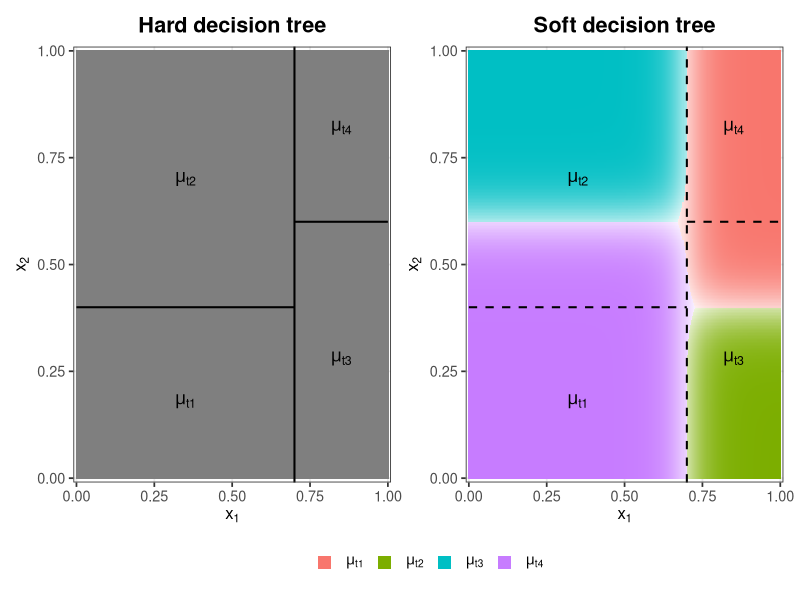
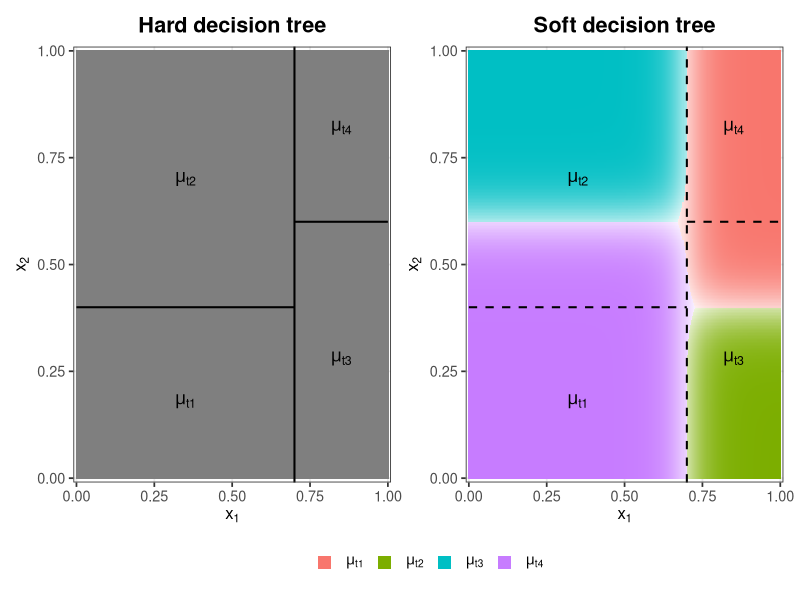

Here is the R script that generated these plots, in order:
# ============================================================
#  Replication of Figure 3 in Linero (2022)
#  "SoftBart: Soft Bayesian Additive Regression Trees"
#  arXiv:2210.16375
#
#  Hard vs. Soft decision tree on [0,1]^2
#  - Same 4 colours in both panels
#  - Soft panel: per-leaf gradient white (phi~0) -> full colour (phi~1)
#
#  Required: ggplot2, dplyr, patchwork
# ============================================================

library(ggplot2)
library(dplyr)
library(patchwork)

# ── Logistic soft split ───────────────────────────────────────
psi <- function(x, C, tau) 1 / (1 + exp(-(x - C) / tau))

# ── Tree structure ────────────────────────────────────────────
# b1: split x1 at C1=0.7  (root)
# b2: split x2 at C2=0.4  (left  child of b1)
# b3: split x2 at C3=0.6  (right child of b1)
# Leaves:  mu1 (LL), mu2 (LR), mu3 (RL), mu4 (RR)
C1  <- 0.7
C2  <- 0.4
C3  <- 0.6
tau <- 0.04    # bandwidth — decrease for sharper, increase for smoother

# ── Leaf colours (same in BOTH panels) ───────────────────────
col <- c("1" = "#F8766D",   # mu_t1  red/salmon
				 "2" = "#7CAE00",   # mu_t2  green
				 "3" = "#00BFC4",   # mu_t3  teal
				 "4" = "#C77CFF")   # mu_t4  purple

# Blend hex colour with white; w=0 -> white, w=1 -> full colour
blend_white <- function(hex, w) {
	r0 <- col2rgb(hex)
	r  <- round((1 - w) * 255 + w * r0[1])
	g  <- round((1 - w) * 255 + w * r0[2])
	b  <- round((1 - w) * 255 + w * r0[3])
	rgb(r, g, b, maxColorValue = 255)
}

# ── Grid ──────────────────────────────────────────────────────
n <- 300
grid <- expand.grid(x1 = seq(0, 1, length.out = n),
										x2 = seq(0, 1, length.out = n))

# ── HARD leaf assignment ──────────────────────────────────────
hard <- grid %>%
	mutate(
		leaf = case_when(
			x1 <= C1 & x2 <= C2 ~ "1",
			x1 <= C1 & x2 >  C2 ~ "2",
			x1 >  C1 & x2 <= C3 ~ "3",
			TRUE                 ~ "4"
		),
		hex = col[leaf]        # same colour, full saturation everywhere
	)

# ── SOFT leaf membership probabilities ────────────────────────
soft <- grid %>%
	mutate(
		L1   = psi(x1, C1, tau),  R1 = 1 - L1,
		L2   = psi(x2, C2, tau),  R2 = 1 - L2,
		L3   = psi(x2, C3, tau),  R3 = 1 - L3,
		phi1 = L1 * L2,
		phi2 = L1 * R2,
		phi3 = R1 * L3,
		phi4 = R1 * R3,
		# dominant leaf
		leaf = case_when(
			phi1 >= pmax(phi2, phi3, phi4) ~ "1",
			phi2 >= pmax(phi1, phi3, phi4) ~ "2",
			phi3 >= pmax(phi1, phi2, phi4) ~ "3",
			TRUE                           ~ "4"
		),
		# phi of the dominant leaf
		phi_dom = case_when(
			leaf == "1" ~ phi1,
			leaf == "2" ~ phi2,
			leaf == "3" ~ phi3,
			TRUE        ~ phi4
		),
		# rescale phi_dom to a blend weight in [0,1]
		# phi_dom ~ 0.25 (near triple boundary) -> white
		# phi_dom ~ 1.0  (deep in leaf)          -> full colour
		w = pmin(1, pmax(0, (phi_dom - 0.25) / 0.75)),
		# per-point blended colour
		hex = mapply(function(lf, wt) blend_white(col[lf], wt),
								 leaf, w)
	)

# ── Shared elements ───────────────────────────────────────────
base_theme <- theme_bw(base_size = 13) +
	theme(panel.grid.minor = element_blank(),
				plot.title       = element_text(hjust = 0.5, face = "bold"),
				legend.position  = "bottom",
				axis.title       = element_text(size = 12))

leaf_legend <- c("1" = col["1"], "2" = col["2"],
								 "3" = col["3"], "4" = col["4"])

label_df <- data.frame(
	x   = c(0.35, 0.35, 0.85, 0.85),
	y   = c(0.18, 0.70, 0.28, 0.82),
	lbl = c("mu[t1]","mu[t2]","mu[t3]","mu[t4]")
)

# ── HARD plot ─────────────────────────────────────────────────
p_hard <- ggplot(hard, aes(x1, x2)) +
	geom_point(aes(colour = leaf), size = 0.3, shape = 15) +
	scale_colour_manual(
		values = leaf_legend,
		labels = c(expression(mu[t1]), expression(mu[t2]),
							 expression(mu[t3]), expression(mu[t4])),
		name   = NULL
	) +
	# branch lines
	geom_vline(xintercept = C1, linewidth = 0.7) +
	annotate("segment",
					 x=0, xend=C1, y=C2, yend=C2, linewidth=0.7) +
	annotate("segment",
					 x=C1, xend=1, y=C3, yend=C3, linewidth=0.7) +
	# leaf labels
	annotate("text", x=label_df$x, y=label_df$y,
					 label=label_df$lbl, parse=TRUE,
					 size=4.5, fontface="bold") +
	scale_x_continuous(breaks=c(0,.25,.5,.75,1),
										 limits=c(0,1), expand=c(.005,.005)) +
	scale_y_continuous(breaks=c(0,.25,.5,.75,1),
										 limits=c(0,1), expand=c(.005,.005)) +
	labs(x=expression(x[1]), y=expression(x[2]),
			 title="Hard decision tree") +
	base_theme +
	guides(colour = guide_legend(
		override.aes = list(size=4, shape=15), nrow=1))

# ── SOFT plot ─────────────────────────────────────────────────
# We use scale_colour_identity so each point gets its exact
# blended hex colour; legend overridden with the pure leaf colours
p_soft <- ggplot(soft, aes(x1, x2)) +
	geom_point(aes(colour = hex), size = 0.3, shape = 15) +
	scale_colour_identity(
		guide  = "legend",
		breaks = unname(col),                  # pure colours for legend
		labels = c(expression(mu[t1]), expression(mu[t2]),
							 expression(mu[t3]), expression(mu[t4])),
		name   = NULL
	) +
	# dashed boundary lines
	geom_vline(xintercept = C1, linewidth=0.7, linetype="dashed") +
	annotate("segment",
					 x=0, xend=C1, y=C2, yend=C2,
					 linewidth=0.7, linetype="dashed") +
	annotate("segment",
					 x=C1, xend=1, y=C3, yend=C3,
					 linewidth=0.7, linetype="dashed") +
	# leaf labels
	annotate("text", x=label_df$x, y=label_df$y,
					 label=label_df$lbl, parse=TRUE,
					 size=4.5, fontface="bold") +
	scale_x_continuous(breaks=c(0,.25,.5,.75,1),
										 limits=c(0,1), expand=c(.005,.005)) +
	scale_y_continuous(breaks=c(0,.25,.5,.75,1),
										 limits=c(0,1), expand=c(.005,.005)) +
	labs(x=expression(x[1]), y=expression(x[2]),
			 title="Soft decision tree") +
	base_theme +
	guides(colour = guide_legend(
		override.aes = list(size=4, shape=15,
												colour=unname(col)),
		nrow=1))

# ── Combine & save ────────────────────────────────────────────
fig3 <- p_hard + p_soft +
	plot_layout(guides = "collect") &
	theme(legend.position = "bottom")

ggsave("figure3_softbart.pdf",
			 plot=fig3, width=10, height=5.2, device="pdf")

ggsave("figure3_softbart.png",
			 plot=fig3, width=10, height=5.2, dpi=300)

message("Saved: figure3_softbart.pdf  and  figure3_softbart.png")
